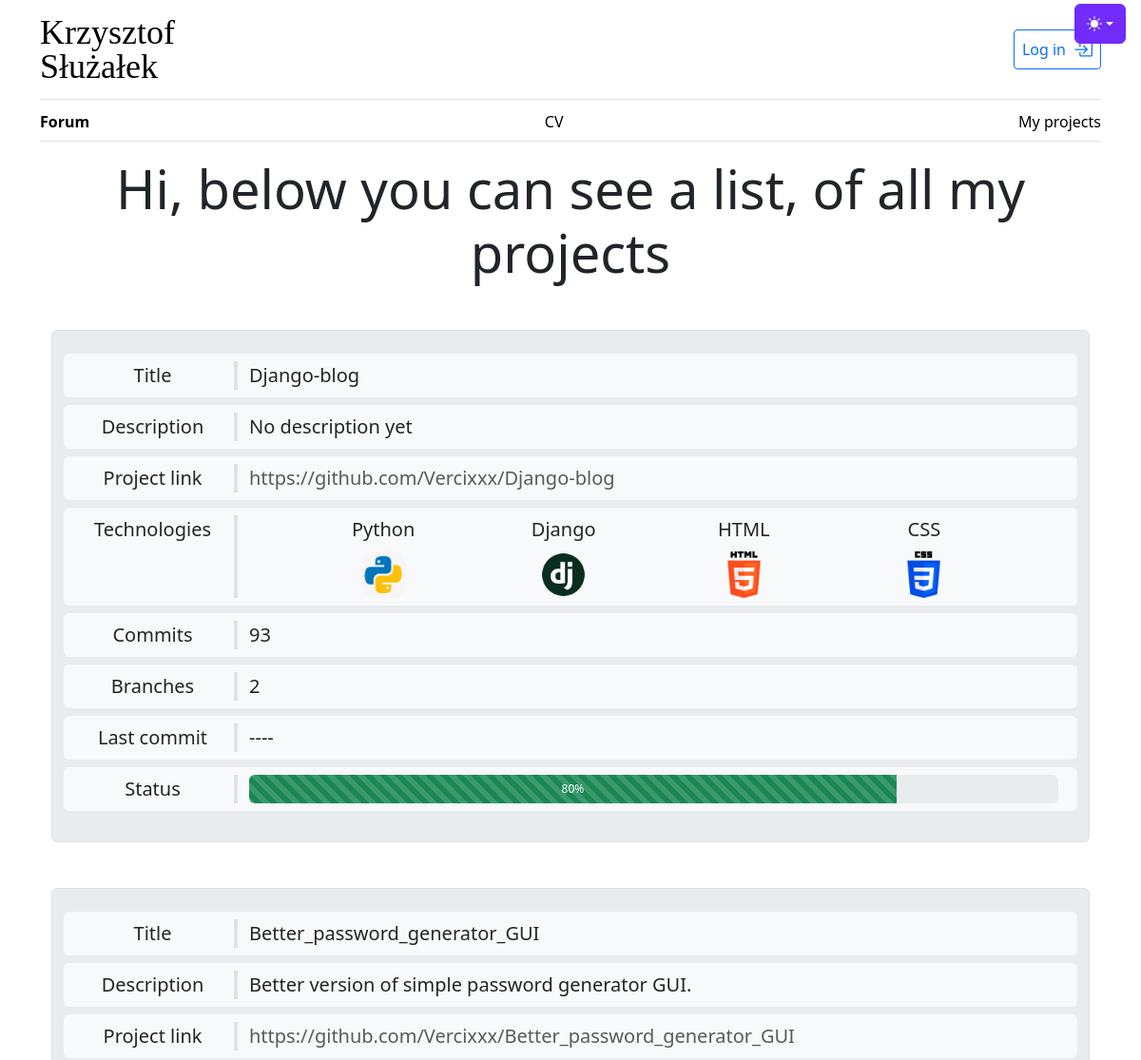
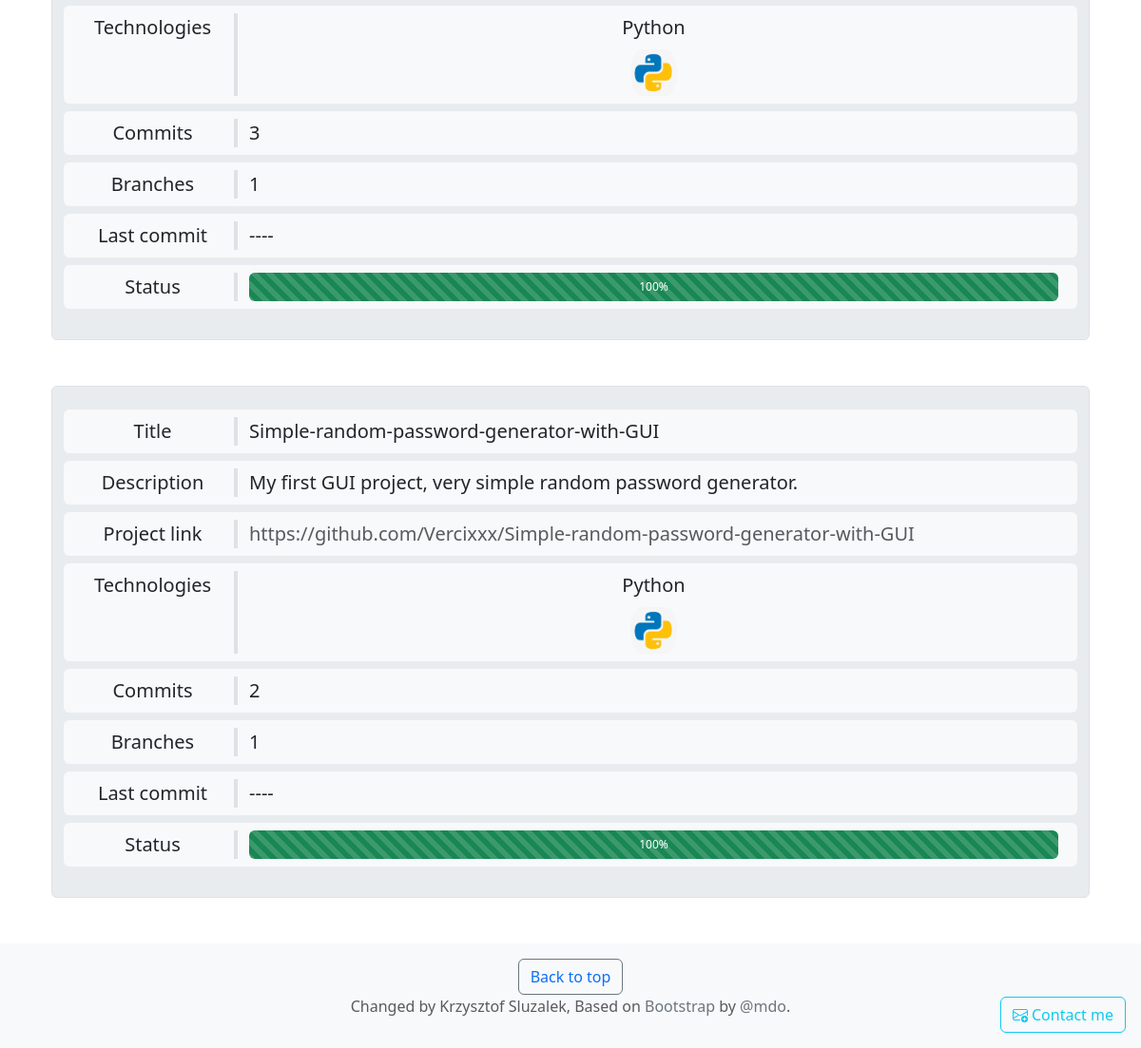
/projects/, run on the app's committed database (2 pictures, top to bottom).
### projects/models.py (models this page shows, shortened)
class Projects(models.Model):
    id = models.AutoField(primary_key=True)
    project_url = models.URLField(null=True)
    posted_date = models.DateTimeField(default=timezone.now)
    title = models.TextField()
    description = models.TextField()
    commits = models.IntegerField(default=0)
    branches = models.IntegerField(default=0)
    last_commits = models.TextField(default="----")
    status = models.IntegerField(default=0)
    likes = models.IntegerField(default=0)
    dislikes = models.IntegerField(default=0)
    technologies = models.ManyToManyField(Technology)
    class Meta:
        db_table = 'Projects'

class Technology(models.Model):
    name = models.CharField(max_length=100)
    image = models.ImageField(upload_to='images/tech')
    class Meta:
        db_table = 'Technology'

### projects/views.py (the view)
# urls.py: path('projects/', project_views.projects_view, name='projects_view'),
def projects_view(request):
    projects = Projects.objects.order_by('-posted_date')
    output = {
        'projects' : projects,
    }
    return render(request, 'projects/projects.html', output)

### static/templates/projects/projects.html (shortened to what this page needs)
{% extends 'blog/base.html' %}
{% load static %}
{% load tz %}
{% block content %}
<div class="container">
    <header class="border-bottom lh-1 py-3">
        <div class="row flex-nowrap justify-content-between align-items-center">
            <div class="col-1 text-center">
                <a class="blog-header-logo text-body-emphasis text-decoration-none" href="{% url 'cv_view' %}">
                    Krzysztof
                    Służałek
                </a>
            </div>
            <div class="col-4 d-flex justify-content-end align-items-center">
                {% if user.is_authenticated %}
                <div class="row">
                    <div class="col-auto">
                        <button class="btn btn-sm btn-outline-secondary fs-6 mx-3 profile_button"
                            onclick="window.location.href = '{% url 'user_account'  user.username %}'">
                            <div class="profile_image">
                                <img class="img-fluid rounded-circle" src="{{ user.profile_pic.url }}">
                            </div>
                            <div class="profile_text">
                                {{ user.username }}
                            </div>
                        </button>
                    </div>
                    <div class="col-auto">
                        <button type="button" class="btn btn-sm btn-outline-danger fs-6 mx-2"
                            onclick="window.location.href = '{% url 'logout_user' %}'">
                            <svg xmlns="http://www.w3.org/2000/svg" width="16" height="16" fill="currentColor"
                                class="bi bi-door-open" viewBox="0 0 16 16">
                                <path d="M8.5 10c-.276 0-.5-.448-.5-1s.224-1 .5-1 .5.448.5 1-.224 1-.5 1z" />
                                <path
                                    d="M10.828.122A.5.5 0 0 1 11 .5V1h.5A1.5 1.5 0 0 1 13 2.5V15h1.5a.5.5 0 0 1 0 1h-13a.5.5 0 0 1 0-1H3V1.5a.5.5 0 0 1 .43-.495l7-1a.5.5 0 0 1 .398.117zM11.5 2H11v13h1V2.5a.5.5 0 0 0-.5-.5zM4 1.934V15h6V1.077l-6 .857z" />
                            </svg>
                            Log out
                        </button>
                    </div>
                </div>
                {% else %}
                <button type="button" class="btn btn-sm btn-outline-primary fs-6 d-flex align-items-center p-2"
                    onclick="window.location.href = '{% url 'login_view' %}'">
                    <span class="me-2">Log in</span>
                </button>
                {% endif %}
            </div>
        </div>
    </header>
    <div class="nav-scroller py-1 mb-3 border-bottom">
        <nav class="nav nav-underline justify-content-between">
            <a class="nav-item nav-link link-body-emphasis active" href="{% url 'home_view' %}">Forum</a>
            <a class="nav-item nav-link link-body-emphasis" href="{% url 'cv_view' %}">CV</a>
            <a class="nav-item nav-link link-body-emphasis disabled" href="{% url 'projects_view' %}">My projects</a>
        </nav>
    </div>
</div>
<main class="container">
    <div class="container bg-teritary min-vh-100">
        <div class="row text-center d-flex justify-content-center mb-5">
            <div class="display-4">
                Hi, below you can see a list, of all my projects
            </div>
        </div>
        {% for project in projects %}
        <article class="border border-1 rounded fs-5 p-4 bg-body-secondary mb-5">
                <div class="row bg-body-tertiary rounded p-2 mb-2">
                    <div class="col-2 text-center border-end border-4">
                        Title
                    </div>
                    <div class="col-10">
                        {{ project.title }}
                    </div>
                </div>
                <div class="row bg-body-tertiary rounded p-2 mb-2">
                    <div class="col-2 text-center border-end border-4">
                        Description
                    </div>
                    <div class="col-10">
                        {{ project.description }}
                    </div>
                </div>
                <div class="row bg-body-tertiary rounded p-2 mb-2">
                    <div class="col-2 text-center border-end border-4">
                        Project link
                    </div>
                    <div class="col-10">
                        <a href="{{ project.project_url }}" class="text-body-secondary d-flex link-offset-2 link-underline link-underline-opacity-0" target="_blank">{{ project.project_url }}</a>
                    </div>
                </div>
                <div class="row bg-body-tertiary rounded p-2 mb-2">
                    <div class="col-2 text-center border-end border-4">
                        Technologies
                    </div>
                    <div class="col-10">
                        <div class="row d-flex justify-content-evenly">
                            {% for technology in project.technologies.all %}
                            <div class="col-1 text-center ">
                                <div class="row d-flex justify-content-center mb-2">
                                    {{ technology.name }}
                                </div>
                                <div class="row">
                                    <img src="{{ technology.image.url }}" class="rounded-5" alt="{{ technology.name }}" >
                                </div>
                            </div>
                            {% endfor %}
                        </div>
                    </div>
                </div>
                <div class="row bg-body-tertiary rounded p-2 mb-2">
                    <div class="col-2 text-center border-end border-4">
                        Commits
                    </div>
                    <div class="col-10">
                        {{ project.commits }}
                    </div>
                </div>
                <div class="row bg-body-tertiary rounded p-2 mb-2">
                    <div class="col-2 text-center border-end border-4">
                        Branches
                    </div>
                    <div class="col-10">
                        {{ project.branches }}
                    </div>
                </div>
                <div class="row bg-body-tertiary rounded p-2 mb-2">
                    <div class="col-2 text-center border-end border-4">
                        Last commit
                    </div>
                    <div class="col-10">
                        {{ project.last_commits }}
                    </div>
                </div>
                <div class="row bg-body-tertiary rounded p-2 mb-2">
                    <div class="col-2 text-center border-end border-4">
                        Status
                    </div>
                    <div class="col-10">
                        <div class="progress" role="progressbar" aria-label="Project progress" aria-valuenow="{{ project.status }}" aria-valuemin="0" aria-valuemax="100" style="height: 100%">
                            <div class="progress-bar bg-success progress-bar-striped progress-bar-animated" style="width: {{ project.status }}%">{{ project.status }}%</div>
                        </div>
                    </div>
                </div>
        </article>
        {% endfor %}
    </div>
</main>
{% endblock %}

### static/css/blog.css (style rules this page uses)
.blog-header-logo { font-family: "Playfair Display", Georgia, "Times New Roman", serif; font-size: 2.25rem; }
.bi { vertical-align: -.125em; fill: currentColor; }
.nav-scroller { position: relative; z-index: 2; height: 2.75rem; overflow-y: hidden; }
.nav-scroller .nav { display: flex; flex-wrap: nowrap; padding-bottom: 1rem; margin-top: -1px; overflow-x: auto; text-align: center; white-space: nowrap; -webkit-overflow-scrolling: touch; }

### data on the page
Projects: title "Django-blog", description "No description yet", project_url "https://github.com/Vercixxx/Django-blog", commits "93", branches "2", last_commits "----", status "80"
Technology: name "Python", image (picture)
Technology: name "Django", image (picture)
Technology: name "HTML", image (picture)
Technology: name "CSS", image (picture)
Projects: title "Better_password_generator_GUI", description "Better version of simple password generator GUI.", project_url "https://github.com/Vercixxx/Better_password_generator_GUI", commits "3", branches "1", last_commits "----", status "100"
Projects: title "Simple-random-password-generator-with-GUI", description "My first GUI project, very simple random password generator.", project_url "https://github.com/Vercixxx/Simple-random-password-generator-with-GUI", commits "2", branches "1", last_commits "----", status "100"
